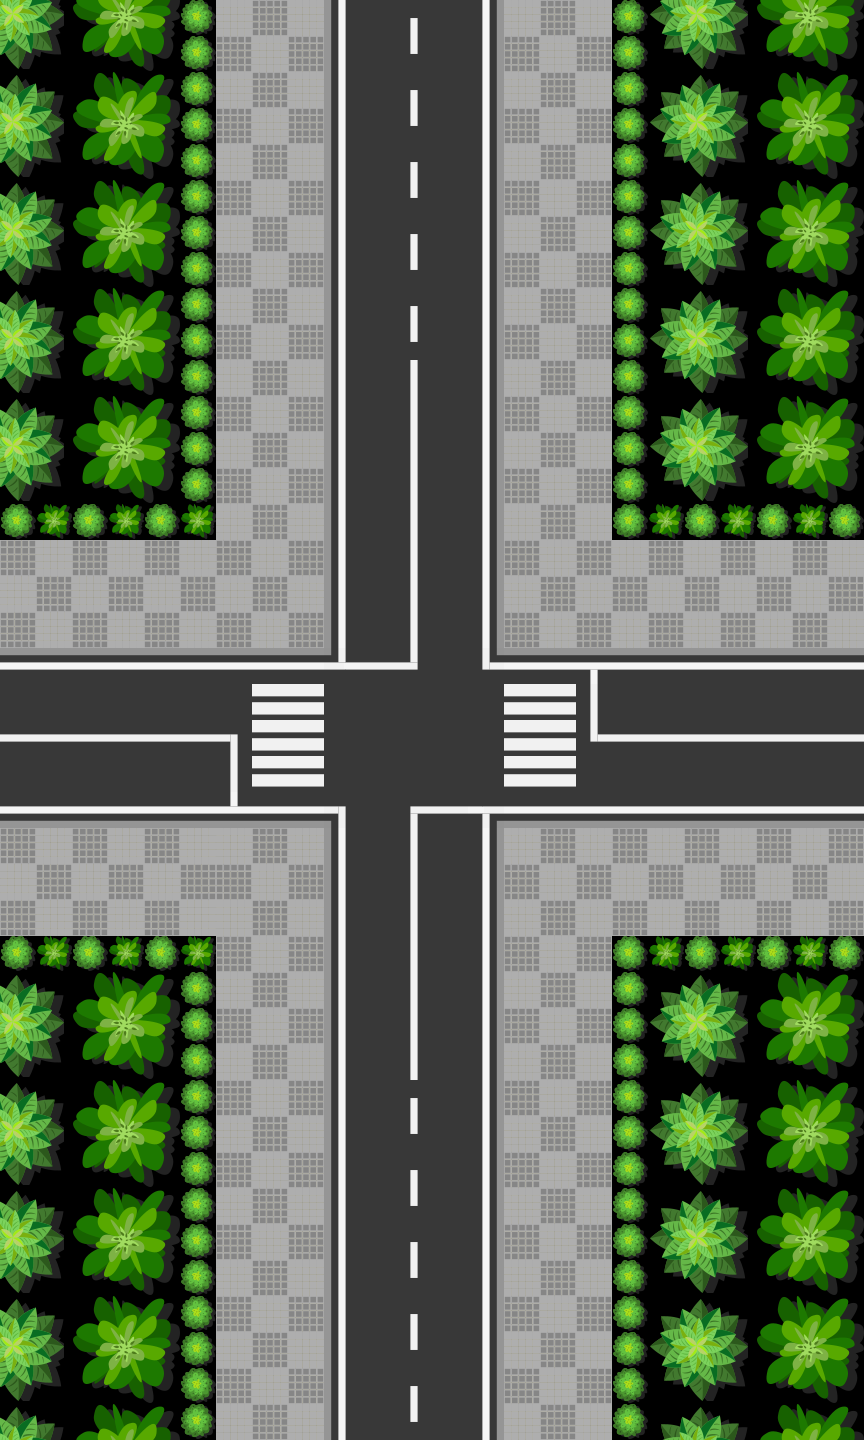

A level layout from a 2D game, rendered from its tile map. Below: a short description, then the map file with tile-grid data replaced by summaries:
An orthogonal 24x40 tile map with 36x36 px tiles, 1 tile layer (Road Map) and 25 objects (4x 1, 4x 2, 2x 3, 2x 4, 5, ...).

<map version="1.8" tiledversion="1.8.0" orientation="orthogonal" renderorder="right-down" width="24" height="40" tilewidth="36" tileheight="36" infinite="0" nextlayerid="8" nextobjectid="100">
 <tileset firstgid="1" name="new_tile_map" tilewidth="36" tileheight="36" tilecount="784" columns="28">
  <image source="../map_tileset/new_tile_map.png" width="1024" height="1024" />
 </tileset>
 <layer id="1" name="Road Map" width="24" height="40">
  <data>[960 cells, 960 non-empty, 31 distinct tile ids]</data>
 </layer>
 <objectgroup id="2" name="Follow Path 4" visible="0">
  <object id="8" name="1" x="451.497" y="898.046">
   <ellipse />
  </object>
  <object id="9" name="2" x="451.914" y="832.09">
   <ellipse />
  </object>
  <object id="33" name="3" x="449.495" y="747.248">
   <ellipse />
  </object>
  <object id="59" name="4" x="425.985" y="712.868">
   <ellipse />
  </object>
  <object id="60" name="5" x="326.721" y="697.475">
   <ellipse />
  </object>
  <object id="71" x="0.336354" y="699.093">
   <ellipse />
  </object>
  <object id="72" x="-366.477" y="693.609">
   <ellipse />
  </object>
 </objectgroup>
 <objectgroup id="3" name="Follow Path 3" visible="0">
  <object id="82" name="1" x="377.256" y="584.234">
   <ellipse />
  </object>
  <object id="83" name="2" x="379.546" y="853.994">
   <ellipse />
  </object>
  <object id="84" name="3" x="379.025" y="1511.33">
   <ellipse />
  </object>
  <object id="85" name="4" x="387.306" y="1806.06">
   <ellipse />
  </object>
 </objectgroup>
 <objectgroup id="4" name="Follow Path 2" visible="0">
  <object id="95" name="1" x="268.733" y="626.217">
   <ellipse />
  </object>
  <object id="96" name="2" x="262.221" y="832.221">
   <ellipse />
  </object>
  <object id="97" x="241.143" y="897.438">
   <ellipse />
  </object>
  <object id="98" x="7.00185" y="900.441">
   <ellipse />
  </object>
  <object id="99" x="-299.639" y="895.532">
   <ellipse />
  </object>
 </objectgroup>
 <objectgroup id="5" name="Follow Path 1" visible="0">
  <object id="2" name="1" x="307.733" y="844.217">
   <ellipse />
  </object>
  <object id="3" name="2" x="310.037" y="630.702">
   <ellipse />
  </object>
  <object id="78" x="308.143" y="5.438">
   <ellipse />
  </object>
  <object id="79" x="311.457" y="-127.094">
   <ellipse />
  </object>
  <object id="80" x="313.748" y="-210.356">
   <ellipse />
  </object>
 </objectgroup>
 <objectgroup id="7" name="tr_lights" visible="0">
  <object id="73" name="tr_light_1_1" x="486.317" y="863.881">
   <ellipse />
  </object>
  <object id="74" name="tr_light_1_2" x="341.897" y="611.709">
   <ellipse />
  </object>
  <object id="75" name="tr_light_2_1" x="287.996" y="809.764">
   <ellipse />
  </object>
  <object id="76" name="tr_light_2_2" x="539.566" y="664.866">
   <ellipse />
  </object>
 </objectgroup>
</map>
